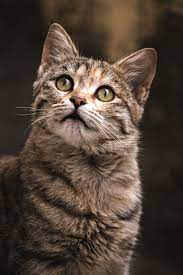
#> input picture OpenCV Course/images/1.jpeg, 183 x 275 px, found by its file name
$ python contours.py
#> lines starting #> are read from the running program, lines starting #| are printed output that depends on the picture; after the words box and inside, x2 and y2 are one past the last pixel; in counts of white or black regions, pixels touching at a corner belong together
import cv2 as cv
import numpy as np


PATH_IMG = "C:/Users/lenovo/Desktop/VSCode/cv_course/images/"
PATH_VID = "C:/Users/lenovo/Desktop/VSCode/cv_course/videos/"

img = cv.imread(PATH_IMG+"1.jpeg")
#> img is the input picture: shape (275, 183, 3); mean B, G, R 55.8, 66.1, 81.6

blank = np.zeros(img.shape,dtype='uint8')
cv.imshow("Blank",blank)


gray = cv.cvtColor(img,cv.COLOR_BGR2GRAY)
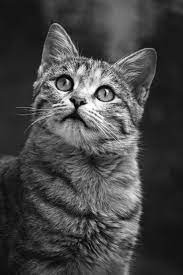
#> gray: shape (275, 183); min 0, max 255, mean 69.6
cv.imshow("Gray",gray)

blur = cv.GaussianBlur(gray,(5,5),cv.BORDER_DEFAULT)
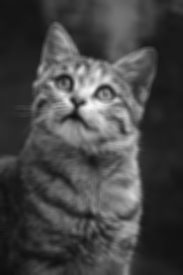
#> blur: shape (275, 183); min 14, max 249, mean 69.6
cv.imshow('Blur',blur)

canny =cv.Canny(blur,125,175)
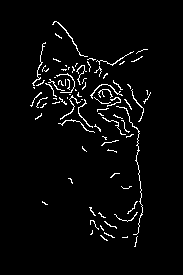
#> canny: shape (275, 183); 3.3% white in thin lines or dots, all inside (x1, y1, x2, y2) = (30, 21, 151, 247)
cv.imshow("Canny Edges",canny)

# ret,thresh = cv.threshold(gray,125,255,cv.THRESH_BINARY)
# cv.imshow("Thresh",thresh)

contours , hierarchies =  cv.findContours(canny,cv.RETR_LIST,cv.CHAIN_APPROX_NONE)
#> contours = 84 contours, 82 with area under 20; largest, box (x1, y1, x2, y2) and area: (52, 21, 88, 57) 23, (90, 84, 123, 99) 22
print("Contours: "+str(len(contours)))
#| Contours: 84

cv.drawContours(blank,contours,-1,(0,0,255),1)
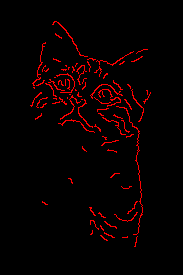
#> blank: shape (275, 183, 3); mean of channels 0, 1, 2 0, 0, 8.5; drawn as B, G, R
cv.imshow("Contours Drawed", blank)


cv.waitKey(0)

$ run again, with OpenCV Course/images/2.jpeg copied over OpenCV Course/images/1.jpeg
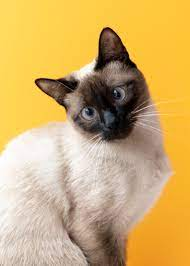
#> input picture OpenCV Course/images/2.jpeg, 190 x 266 px, found by its file name
#> img is the input picture: shape (266, 190, 3); mean B, G, R 108.7, 174.2, 208.4
#> `blur = cv.GaussianBlur(gray,(5,5),cv.BORDER_DEFAULT)`:
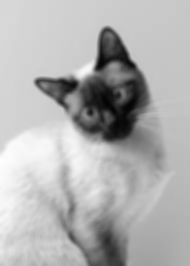
#> blur: shape (266, 190); min 3, max 254, mean 177
#> `canny =cv.Canny(blur,125,175)`:
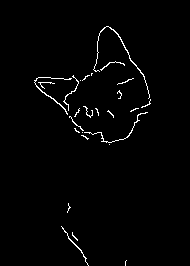
#> canny: shape (266, 190); 1.6% white in thin lines or dots, all inside (x1, y1, x2, y2) = (34, 26, 151, 266)
#> contours = 26 contours, 24 with area under 20; largest, box (x1, y1, x2, y2) and area: (93, 26, 150, 99) 37, (34, 77, 72, 115) 30
#| Contours: 26

$ run again, with OpenCV Course/images/3.jpeg copied over OpenCV Course/images/1.jpeg
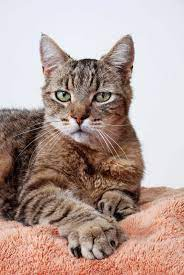
#> input picture OpenCV Course/images/3.jpeg, 184 x 275 px, found by its file name
#> img is the input picture: shape (275, 184, 3); mean B, G, R 152.3, 159, 181.1
#> `canny =cv.Canny(blur,125,175)`:
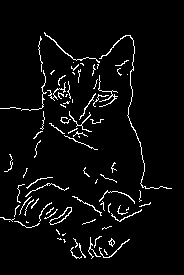
#> canny: shape (275, 184); 4.3% white in thin lines or dots, all inside (x1, y1, x2, y2) = (0, 32, 172, 259)
#> contours = 87 contours, 82 with area under 20; largest, box (x1, y1, x2, y2) and area: (49, 207, 72, 225) 122, (49, 207, 72, 225) 102, (99, 35, 172, 189) 33, (44, 32, 100, 63) 28, (108, 238, 115, 247) 24
#| Contours: 87
#> `cv.drawContours(blank,contours,-1,(0,0,255),1)`:
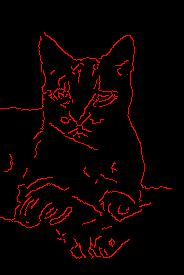
#> blank: shape (275, 184, 3); mean of channels 0, 1, 2 0, 0, 11; drawn as B, G, R

$ run again, with OpenCV Course/images/5.jpeg copied over OpenCV Course/images/1.jpeg
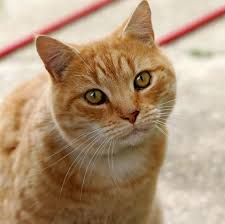
#> input picture OpenCV Course/images/5.jpeg, 225 x 224 px, found by its file name
#> img is the input picture: shape (224, 225, 3); mean B, G, R 120.8, 148.9, 175.9
#> `canny =cv.Canny(blur,125,175)`:
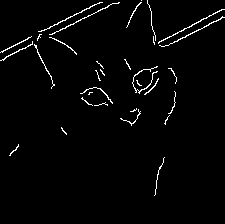
#> canny: shape (224, 225); 2.3% white in thin lines or dots, all inside (x1, y1, x2, y2) = (0, 0, 225, 196)
#> contours = 32 contours, 27 with area under 20; largest, box (x1, y1, x2, y2) and area: (158, 9, 225, 44) 28, (159, 16, 225, 47) 24, (38, 2, 103, 32) 24, (132, 66, 158, 94) 21, (49, 2, 120, 35) 21
#| Contours: 32
#> `cv.drawContours(blank,contours,-1,(0,0,255),1)`:
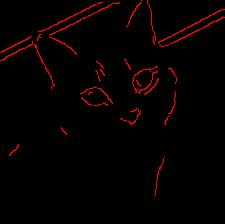
#> blank: shape (224, 225, 3); mean of channels 0, 1, 2 0, 0, 5.8; drawn as B, G, R
